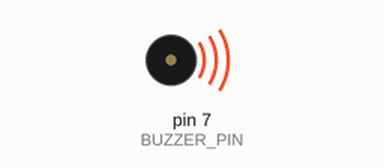
This sketch was run on a simulated Arduino Uno, built with avr-gcc and run on an emulated ATmega328P. On the bench: buzzer (waves = sounding).

Above: at 0.5 s.
Timing chart, 0 to 3.5 s (numbered marks = the images above):
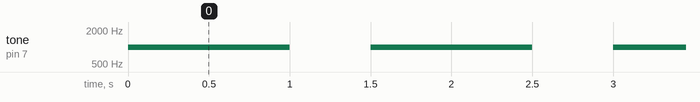

The sketch:

test-buzzer.ino
```cpp
#define BUZZER_PIN 7  // กำหนดขาที่เชื่อมต่อกับ buzzer
// buzzer ขาบวก ต่อกับขา 8
// buzzer ขาลบ ต่อกับ GND

void setup() {

  pinMode(BUZZER_PIN, OUTPUT);  // กำหนดขา BUZZER_PIN เป็นขา output

}

void loop() {

  tone(BUZZER_PIN, 1000, 1000);  // สร้างเสียงที่ความถี่ 1000 Hz และยาว 1 วินาที

  delay(1500);  // หยุด 1.5 วินาที

}
```

Measured:
- by itself, tone on pin 7 (BUZZER_PIN): alternates 1000 Hz for 1.0 s and silent for 0.50 s
